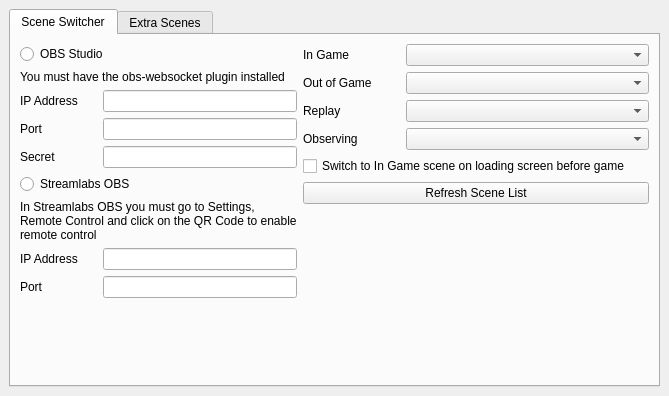
<?xml version="1.0" encoding="UTF-8"?>
<ui version="4.0">
 <class>MainWindow</class>
 <widget class="QMainWindow" name="MainWindow">
  <property name="geometry">
   <rect>
    <x>0</x>
    <y>0</y>
    <width>669</width>
    <height>396</height>
   </rect>
  </property>
  <property name="windowTitle">
   <string>Scene Switcher</string>
  </property>
  <widget class="QWidget" name="centralwidget">
   <layout class="QVBoxLayout" name="verticalLayout">
    <item>
     <widget class="QTabWidget" name="tabWidget">
      <property name="currentIndex">
       <number>0</number>
      </property>
      <widget class="QWidget" name="tab">
       <attribute name="title">
        <string>Scene Switcher</string>
       </attribute>
       <layout class="QHBoxLayout" name="horizontalLayout_20" stretch="4,5">
        <item>
         <layout class="QVBoxLayout" name="verticalLayout_3">
          <item>
           <widget class="QRadioButton" name="websocketRadio">
            <property name="text">
             <string>OBS Studio</string>
            </property>
           </widget>
          </item>
          <item>
           <widget class="QLabel" name="label_13">
            <property name="text">
             <string>You must have the obs-websocket plugin installed</string>
            </property>
           </widget>
          </item>
          <item>
           <layout class="QHBoxLayout" name="horizontalLayout_5" stretch="2,5">
            <item>
             <widget class="QLabel" name="label_2">
              <property name="text">
               <string>IP Address</string>
              </property>
             </widget>
            </item>
            <item>
             <widget class="QLineEdit" name="websocketIP"/>
            </item>
           </layout>
          </item>
          <item>
           <layout class="QHBoxLayout" name="horizontalLayout_6" stretch="2,5">
            <item>
             <widget class="QLabel" name="label_4">
              <property name="text">
               <string>Port</string>
              </property>
             </widget>
            </item>
            <item>
             <widget class="QLineEdit" name="websocketPort"/>
            </item>
           </layout>
          </item>
          <item>
           <layout class="QHBoxLayout" name="horizontalLayout_7" stretch="2,5">
            <item>
             <widget class="QLabel" name="label_6">
              <property name="text">
               <string>Secret</string>
              </property>
             </widget>
            </item>
            <item>
             <widget class="QLineEdit" name="websocketSecret"/>
            </item>
           </layout>
          </item>
          <item>
           <widget class="QRadioButton" name="slobsRadio">
            <property name="text">
             <string>Streamlabs OBS</string>
            </property>
           </widget>
          </item>
          <item>
           <widget class="QLabel" name="label_11">
            <property name="text">
             <string>In Streamlabs OBS you must go to Settings, Remote Control and click on the QR Code to enable remote control</string>
            </property>
            <property name="wordWrap">
             <bool>true</bool>
            </property>
           </widget>
          </item>
          <item>
           <layout class="QHBoxLayout" name="horizontalLayout_19" stretch="2,5">
            <item>
             <widget class="QLabel" name="label_9">
              <property name="text">
               <string>IP Address</string>
              </property>
             </widget>
            </item>
            <item>
             <widget class="QLineEdit" name="slobsIP"/>
            </item>
           </layout>
          </item>
          <item>
           <layout class="QHBoxLayout" name="horizontalLayout_18" stretch="2,5">
            <item>
             <widget class="QLabel" name="label_8">
              <property name="text">
               <string>Port</string>
              </property>
             </widget>
            </item>
            <item>
             <widget class="QLineEdit" name="slobsPort"/>
            </item>
           </layout>
          </item>
          <item>
           <spacer name="verticalSpacer_2">
            <property name="orientation">
             <enum>Qt::Vertical</enum>
            </property>
            <property name="sizeHint" stdset="0">
             <size>
              <width>20</width>
              <height>40</height>
             </size>
            </property>
           </spacer>
          </item>
         </layout>
        </item>
        <item>
         <layout class="QVBoxLayout" name="verticalLayout_2">
          <item>
           <layout class="QHBoxLayout" name="horizontalLayout" stretch="2,5">
            <item>
             <widget class="QLabel" name="label">
              <property name="text">
               <string>In Game</string>
              </property>
             </widget>
            </item>
            <item>
             <widget class="QComboBox" name="inGameCombo"/>
            </item>
           </layout>
          </item>
          <item>
           <layout class="QHBoxLayout" name="horizontalLayout_2" stretch="2,5">
            <item>
             <widget class="QLabel" name="label_3">
              <property name="text">
               <string>Out of Game</string>
              </property>
             </widget>
            </item>
            <item>
             <widget class="QComboBox" name="outOfGameCombo"/>
            </item>
           </layout>
          </item>
          <item>
           <layout class="QHBoxLayout" name="horizontalLayout_3" stretch="2,5">
            <item>
             <widget class="QLabel" name="label_5">
              <property name="text">
               <string>Replay</string>
              </property>
             </widget>
            </item>
            <item>
             <widget class="QComboBox" name="replayCombo"/>
            </item>
           </layout>
          </item>
          <item>
           <layout class="QHBoxLayout" name="horizontalLayout_4" stretch="2,5">
            <item>
             <widget class="QLabel" name="label_7">
              <property name="text">
               <string>Observing</string>
              </property>
             </widget>
            </item>
            <item>
             <widget class="QComboBox" name="observingCombo"/>
            </item>
           </layout>
          </item>
          <item>
           <widget class="QCheckBox" name="switchOnLoading">
            <property name="text">
             <string>Switch to In Game scene on loading screen before game</string>
            </property>
           </widget>
          </item>
          <item>
           <widget class="QPushButton" name="connectButton">
            <property name="text">
             <string>Refresh Scene List</string>
            </property>
           </widget>
          </item>
          <item>
           <spacer name="verticalSpacer">
            <property name="orientation">
             <enum>Qt::Vertical</enum>
            </property>
            <property name="sizeHint" stdset="0">
             <size>
              <width>20</width>
              <height>40</height>
             </size>
            </property>
           </spacer>
          </item>
         </layout>
        </item>
       </layout>
      </widget>
      <widget class="QWidget" name="tab_2">
       <attribute name="title">
        <string>Extra Scenes</string>
       </attribute>
       <layout class="QHBoxLayout" name="horizontalLayout_17">
        <item>
         <layout class="QVBoxLayout" name="verticalLayout_4">
          <item>
           <layout class="QHBoxLayout" name="horizontalLayout_14" stretch="2,5">
            <item>
             <widget class="QLabel" name="label_14">
              <property name="text">
               <string>Lobby</string>
              </property>
             </widget>
            </item>
            <item>
             <widget class="QComboBox" name="lobbyCombo"/>
            </item>
           </layout>
          </item>
          <item>
           <layout class="QHBoxLayout" name="horizontalLayout_15" stretch="2,5">
            <item>
             <widget class="QLabel" name="label_12">
              <property name="text">
               <string>User Profile</string>
              </property>
             </widget>
            </item>
            <item>
             <widget class="QComboBox" name="profileCombo"/>
            </item>
           </layout>
          </item>
          <item>
           <layout class="QHBoxLayout" name="horizontalLayout_9" stretch="2,5">
            <item>
             <widget class="QLabel" name="label_17">
              <property name="text">
               <string>Campaign</string>
              </property>
             </widget>
            </item>
            <item>
             <widget class="QComboBox" name="campaignCombo"/>
            </item>
           </layout>
          </item>
          <item>
           <layout class="QHBoxLayout" name="horizontalLayout_11" stretch="2,5">
            <item>
             <widget class="QLabel" name="label_21">
              <property name="text">
               <string>Custom Games</string>
              </property>
             </widget>
            </item>
            <item>
             <widget class="QComboBox" name="customCombo"/>
            </item>
           </layout>
          </item>
          <item>
           <layout class="QHBoxLayout" name="horizontalLayout_12" stretch="2,5">
            <item>
             <widget class="QLabel" name="label_23">
              <property name="text">
               <string>Replays Menu</string>
              </property>
             </widget>
            </item>
            <item>
             <widget class="QComboBox" name="replaysMenuCombo"/>
            </item>
           </layout>
          </item>
          <item>
           <spacer name="verticalSpacer_3">
            <property name="orientation">
             <enum>Qt::Vertical</enum>
            </property>
            <property name="sizeHint" stdset="0">
             <size>
              <width>20</width>
              <height>40</height>
             </size>
            </property>
           </spacer>
          </item>
         </layout>
        </item>
        <item>
         <layout class="QVBoxLayout" name="verticalLayout_5">
          <item>
           <layout class="QHBoxLayout" name="horizontalLayout_16" stretch="2,5">
            <item>
             <widget class="QLabel" name="label_10">
              <property name="text">
               <string>Score Screen</string>
              </property>
             </widget>
            </item>
            <item>
             <widget class="QComboBox" name="scoreScreenCombo"/>
            </item>
           </layout>
          </item>
          <item>
           <layout class="QHBoxLayout" name="horizontalLayout_8" stretch="2,5">
            <item>
             <widget class="QLabel" name="label_15">
              <property name="text">
               <string>Home</string>
              </property>
             </widget>
            </item>
            <item>
             <widget class="QComboBox" name="homeCombo"/>
            </item>
           </layout>
          </item>
          <item>
           <layout class="QHBoxLayout" name="horizontalLayout_10" stretch="2,5">
            <item>
             <widget class="QLabel" name="label_19">
              <property name="text">
               <string>Multiplayer</string>
              </property>
             </widget>
            </item>
            <item>
             <widget class="QComboBox" name="multiplayerCombo"/>
            </item>
           </layout>
          </item>
          <item>
           <layout class="QHBoxLayout" name="horizontalLayout_13" stretch="2,5">
            <item>
             <widget class="QLabel" name="label_25">
              <property name="text">
               <string>Collection</string>
              </property>
             </widget>
            </item>
            <item>
             <widget class="QComboBox" name="collectionCombo"/>
            </item>
           </layout>
          </item>
          <item>
           <spacer name="verticalSpacer_4">
            <property name="orientation">
             <enum>Qt::Vertical</enum>
            </property>
            <property name="sizeHint" stdset="0">
             <size>
              <width>20</width>
              <height>40</height>
             </size>
            </property>
           </spacer>
          </item>
         </layout>
        </item>
       </layout>
      </widget>
     </widget>
    </item>
   </layout>
  </widget>
 </widget>
 <resources/>
 <connections/>
</ui>
